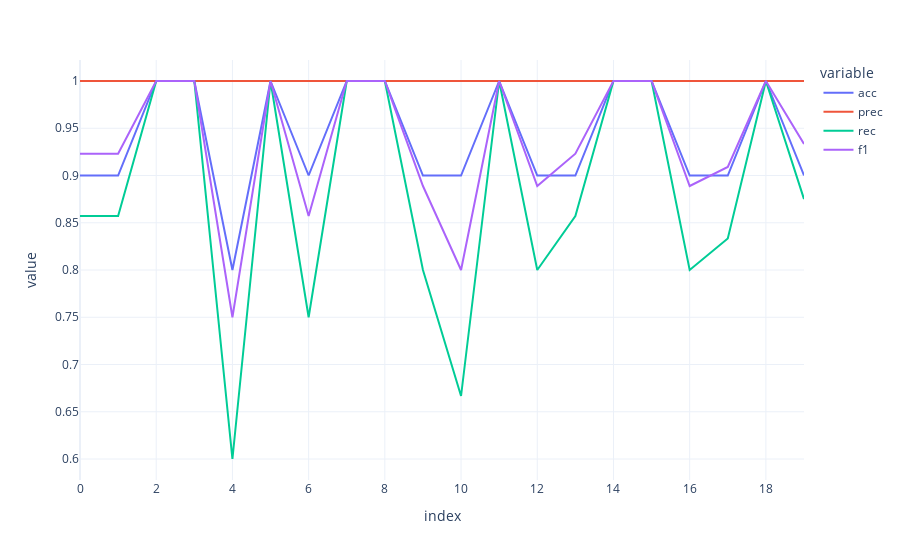

Source (notebook cell):
### Code cell
df_met = pd.DataFrame(data=store_metrics, columns=["acc", "prec", "rec", "f1"])
fig = px.line(df_met)
fig

### Figure 1 — Plotly figure (JSON) as saved in the notebook; plotly's stock layout.template omitted (floating-point values rounded to 4 significant figures)
{"data": [{"hovertemplate": "variable=acc<br>index=%{x}<br>value=%{y}<extra></extra>", "legendgroup": "acc", "line": {"color": "#636efa", "dash": "solid"}, "marker": {"symbol": "circle"}, "mode": "lines", "name": "acc", "orientation": "v", "showlegend": true, "type": "scatter", "x": [0, 1, 2, 3, 4, 5, 6, 7, 8, 9, 10, 11, 12, 13, 14, 15, 16, 17, 18, 19], "xaxis": "x", "y": [0.9, 0.9, 1, 1, 0.8, 1, 0.9, 1, 1, 0.9, 0.9, 1, 0.9, 0.9, 1, 1, 0.9, 0.9, 1, 0.9], "yaxis": "y"}, {"hovertemplate": "variable=prec<br>index=%{x}<br>value=%{y}<extra></extra>", "legendgroup": "prec", "line": {"color": "#EF553B", "dash": "solid"}, "marker": {"symbol": "circle"}, "mode": "lines", "name": "prec", "orientation": "v", "showlegend": true, "type": "scatter", "x": [0, 1, 2, 3, 4, 5, 6, 7, 8, 9, 10, 11, 12, 13, 14, 15, 16, 17, 18, 19], "xaxis": "x", "y": [1, 1, 1, 1, 1, 1, 1, 1, 1, 1, 1, 1, 1, 1, 1, 1, 1, 1, 1, 1], "yaxis": "y"}, {"hovertemplate": "variable=rec<br>index=%{x}<br>value=%{y}<extra></extra>", "legendgroup": "rec", "line": {"color": "#00cc96", "dash": "solid"}, "marker": {"symbol": "circle"}, "mode": "lines", "name": "rec", "orientation": "v", "showlegend": true, "type": "scatter", "x": [0, 1, 2, 3, 4, 5, 6, 7, 8, 9, 10, 11, 12, 13, 14, 15, 16, 17, 18, 19], "xaxis": "x", "y": [0.8571, 0.8571, 1, 1, 0.6, 1, 0.75, 1, 1, 0.8, 0.6667, 1, 0.8, 0.8571, 1, 1, 0.8, 0.8333, 1, 0.875], "yaxis": "y"}, {"hovertemplate": "variable=f1<br>index=%{x}<br>value=%{y}<extra></extra>", "legendgroup": "f1", "line": {"color": "#ab63fa", "dash": "solid"}, "marker": {"symbol": "circle"}, "mode": "lines", "name": "f1", "orientation": "v", "showlegend": true, "type": "scatter", "x": [0, 1, 2, 3, 4, 5, 6, 7, 8, 9, 10, 11, 12, 13, 14, 15, 16, 17, 18, 19], "xaxis": "x", "y": [0.9231, 0.9231, 1, 1, 0.75, 1, 0.8571, 1, 1, 0.8889, 0.8, 1, 0.8889, 0.9231, 1, 1, 0.8889, 0.9091, 1, 0.9333], "yaxis": "y"}], "layout": {"legend": {"title": {"text": "variable"}, "tracegroupgap": 0}, "margin": {"t": 60}, "xaxis": {"anchor": "y", "domain": [0, 1], "title": {"text": "index"}}, "yaxis": {"anchor": "x", "domain": [0, 1], "title": {"text": "value"}}}}
